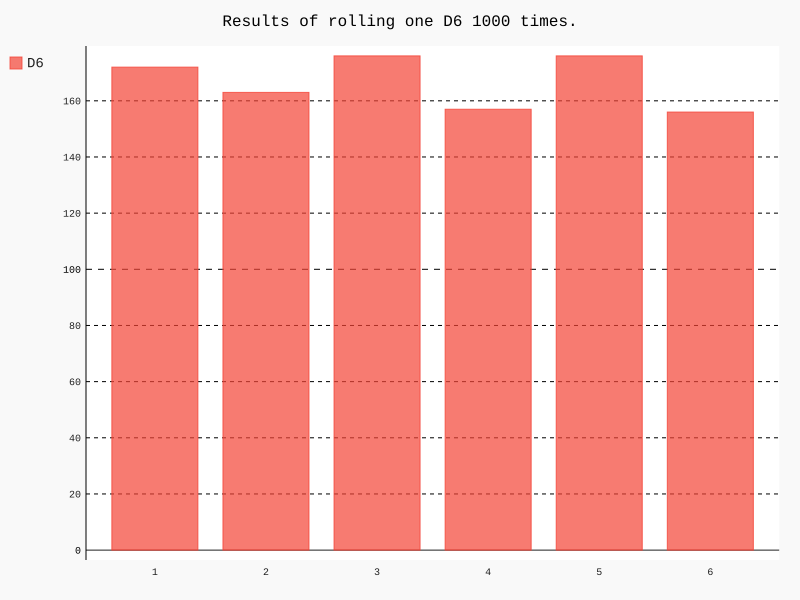

Here is the Python script that generated this plot:
from die import Die
import pygal

# Create a D6
die = Die()

# Make some rolls and store results in a list.
results = [die.roll() for roll_num in range(1000)]

# Analyze the results.
frequencies = [results.count(value) for value in range(1, die.num_sides+1)]

# Visualize the results.
hist = pygal.Bar()

hist.title = "Results of rolling one D6 1000 times."
hist.x_labels = [str(x) for x in range(1, die.num_sides+1)]
hist._x_title = "Result"
hist._y_title = "Frequency of Result"

hist.add('D6', frequencies)
hist.render_to_file('die_visual.svg')
